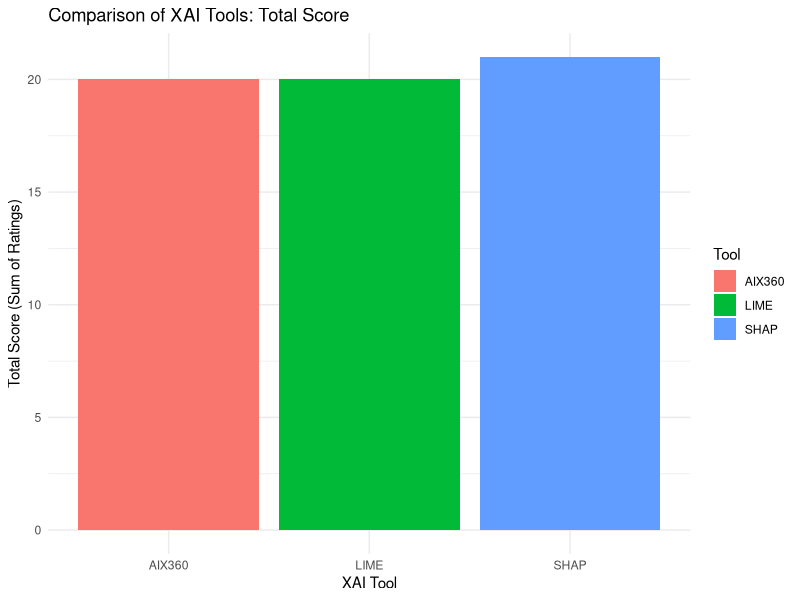
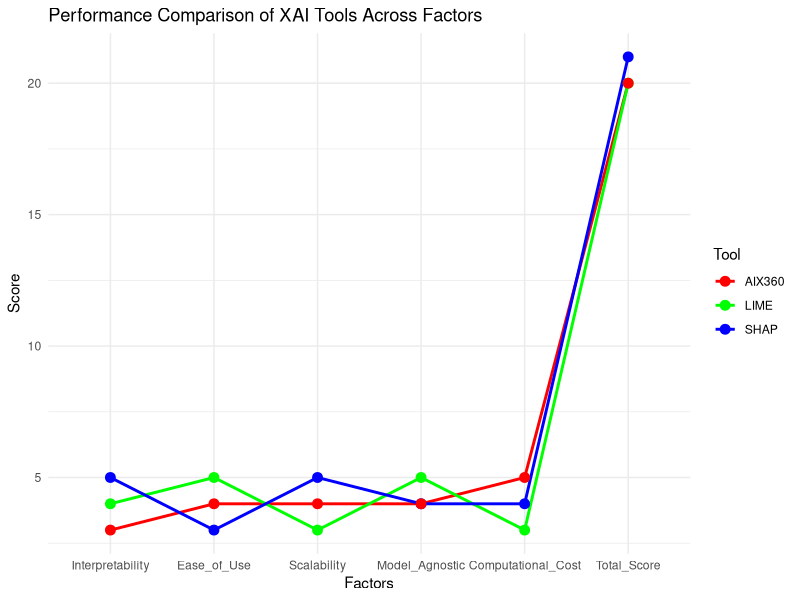
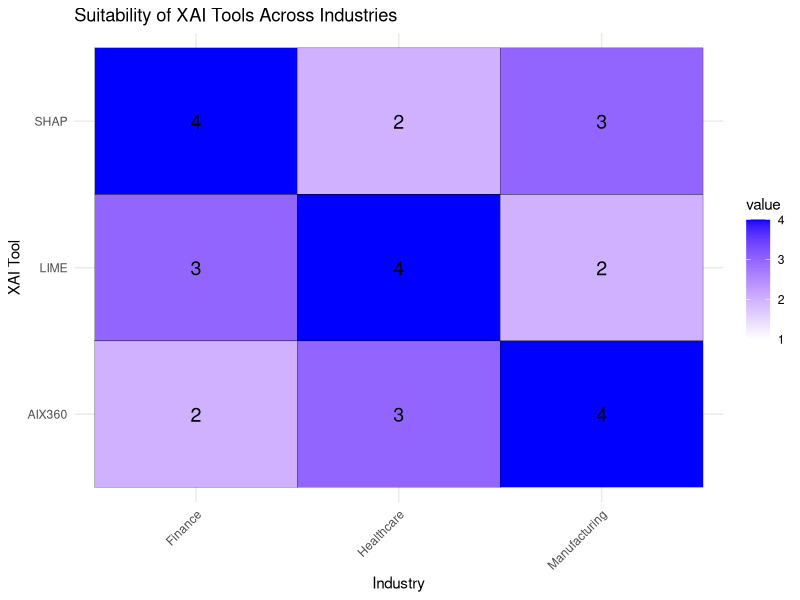

Write the R code that produced these figures, in order.


# Install packages if not already installed
install.packages("ggplot2")
install.packages("fmsb")  # For radar chart

# Create a data frame with the pros and cons of each tool
xai_tools <- data.frame(
  Tool = c("LIME", "SHAP", "AIX360"),
  Interpretability = c(4, 5, 3),   # Rating out of 5
  Ease_of_Use = c(5, 3, 4),
  Scalability = c(3, 5, 4),
  Model_Agnostic = c(5, 4, 4),
  Computational_Cost = c(3, 4, 5)  # Lower is better, but for consistency, we'll keep it positive
)

# Load ggplot2 for visualization
library(ggplot2)

# Summarize the overall scores for each tool by summing the ratings
xai_tools$Total_Score <- rowSums(xai_tools[, 2:6])

# Create a bar plot to compare the tools
ggplot(xai_tools, aes(x = Tool, y = Total_Score, fill = Tool)) +
  geom_bar(stat = "identity") +
  labs(title = "Comparison of XAI Tools: Total Score",
       y = "Total Score (Sum of Ratings)",
       x = "XAI Tool") +
  theme_minimal()









# Reshape the data for a line plot
library(reshape2)

# Melt the data for ggplot
xai_melt <- melt(xai_tools, id.vars = "Tool")

# Create a line plot
ggplot(xai_melt, aes(x = variable, y = value, group = Tool, color = Tool)) +
  geom_line(size = 1) +
  geom_point(size = 3) +
  labs(title = "Performance Comparison of XAI Tools Across Factors",
       x = "Factors",
       y = "Score") +
  theme_minimal() +
  scale_color_manual(values = c("LIME" = "green", "SHAP" = "blue", "AIX360" = "red"))










# Load necessary libraries
library(ggplot2)
library(reshape2)

# Create a data frame for the pros and cons of each XAI tool across industries
data <- data.frame(
  Tool = c("LIME", "SHAP", "AIX360"),
  Finance = c(3, 4, 2),  # 3 = Moderate, 4 = High, 2 = Low
  Healthcare = c(4, 2, 3),
  Manufacturing = c(2, 3, 4)
)

# Melt the data frame to a long format
data_melted <- melt(data, id.vars = "Tool")

# Define color gradient
color_gradient <- scale_fill_gradient(low = "white", high = "blue", limits = c(1, 4))

# Create the heatmap
heatmap_plot <- ggplot(data_melted, aes(x = variable, y = Tool)) +
  geom_tile(aes(fill = value), color = "black") +
  color_gradient +
  labs(x = "Industry", y = "XAI Tool", title = "Suitability of XAI Tools Across Industries") +
  theme_minimal() +
  theme(axis.text.x = element_text(angle = 45, hjust = 1)) +
  geom_text(aes(label = value), color = "black", size = 5)  # Add text to the heatmap

# Print the heatmap
print(heatmap_plot)

